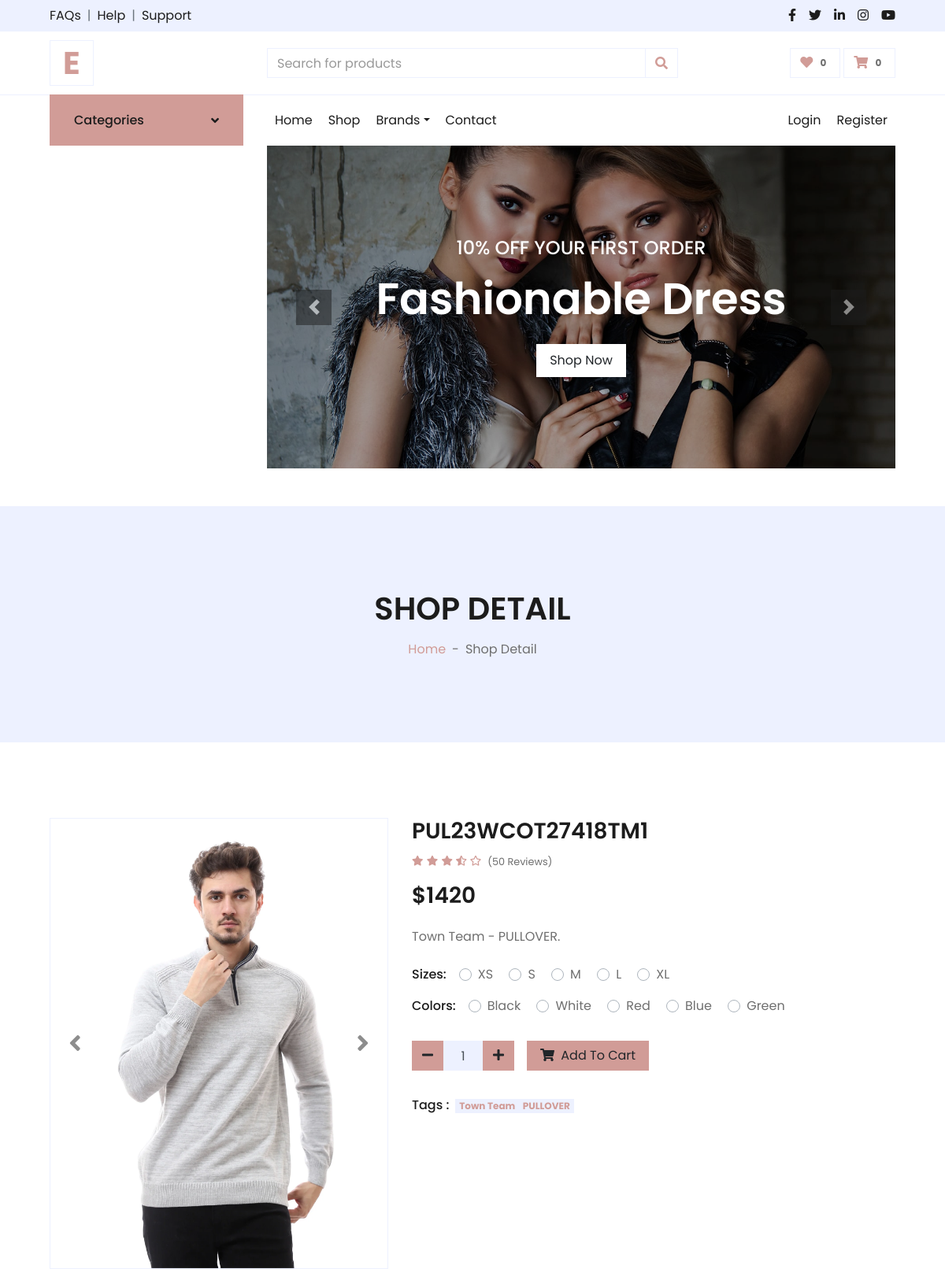
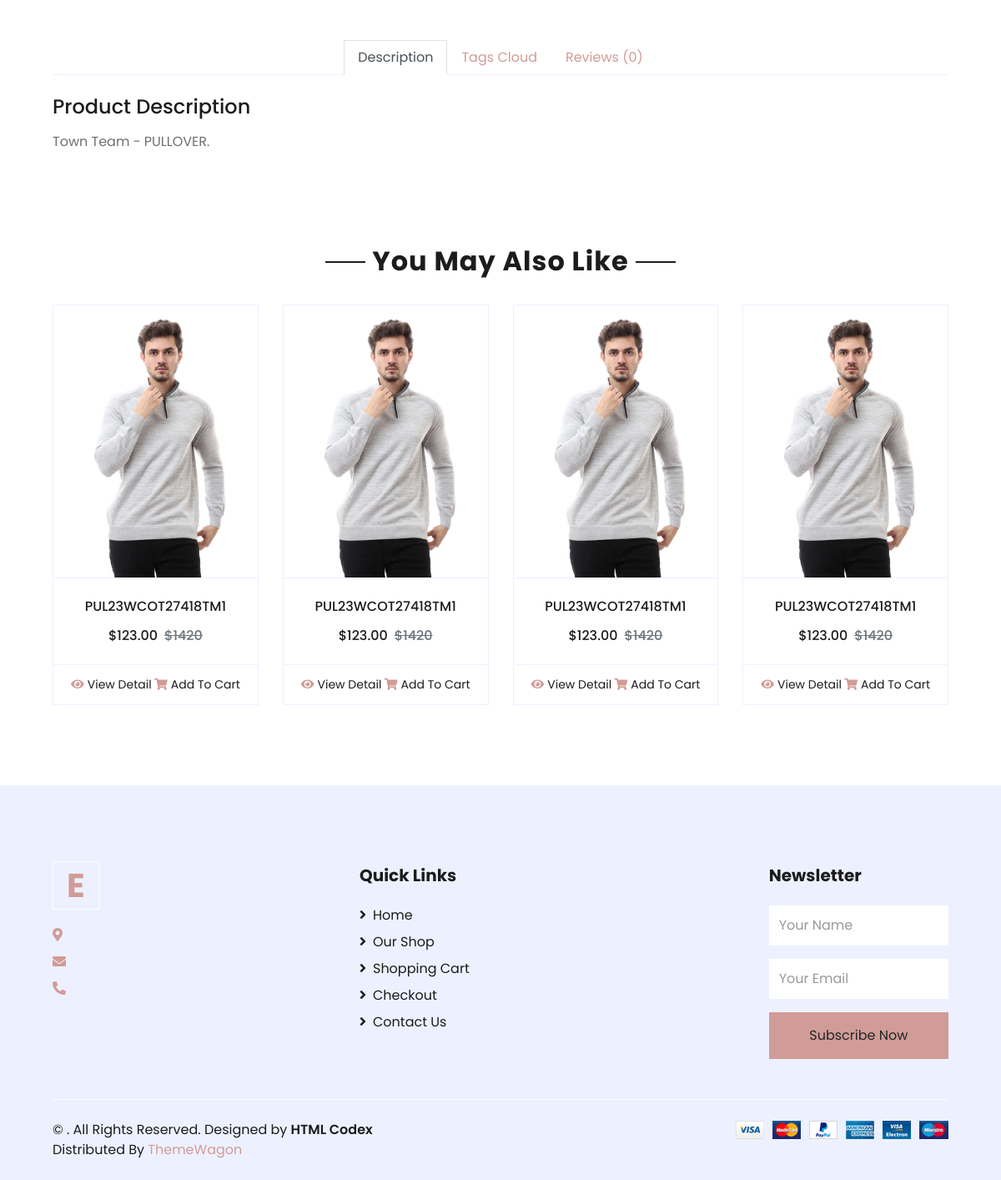
The app's page /products/pul23wcot27418tm1, older data (2 pictures, top to bottom).
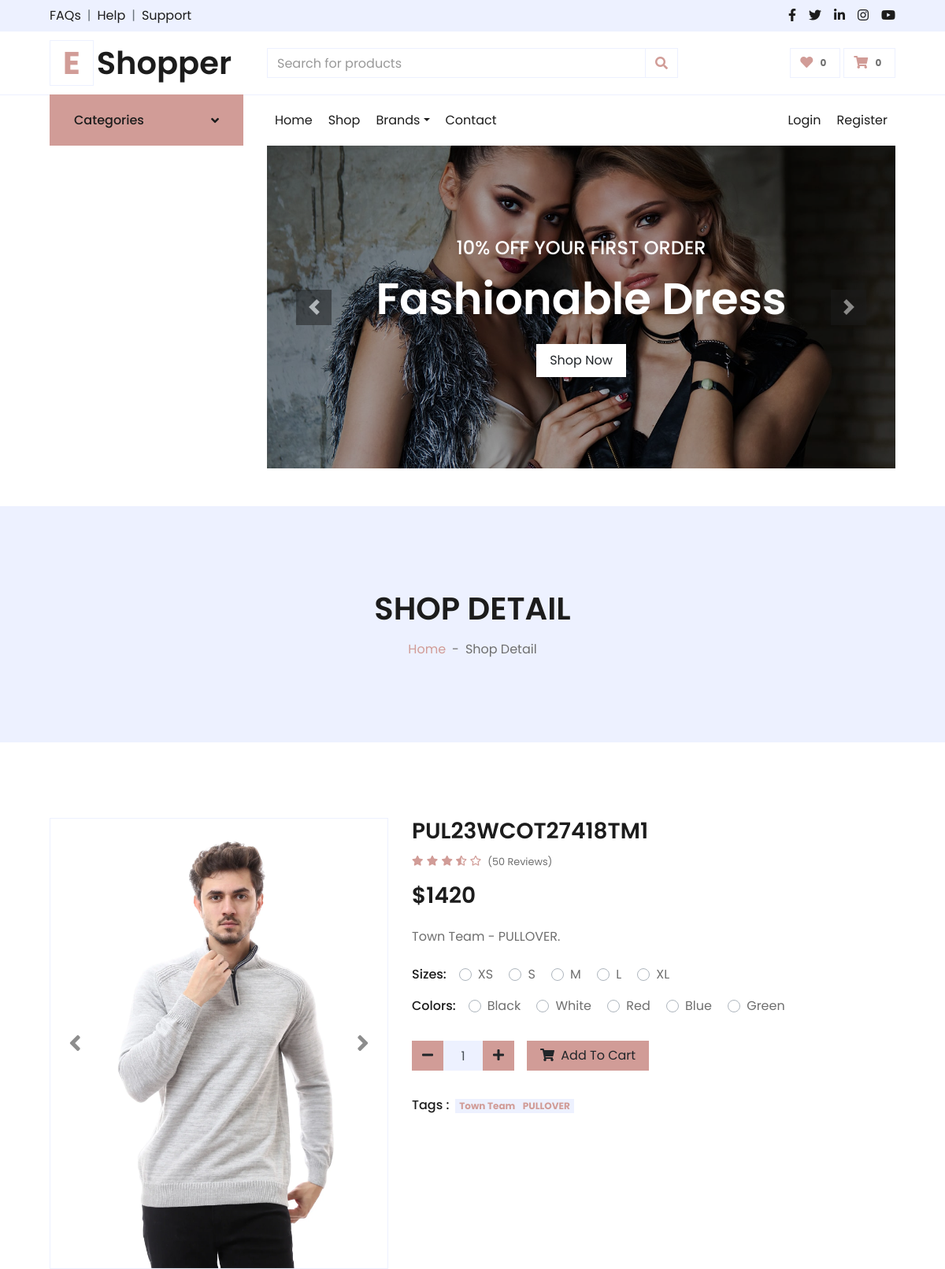
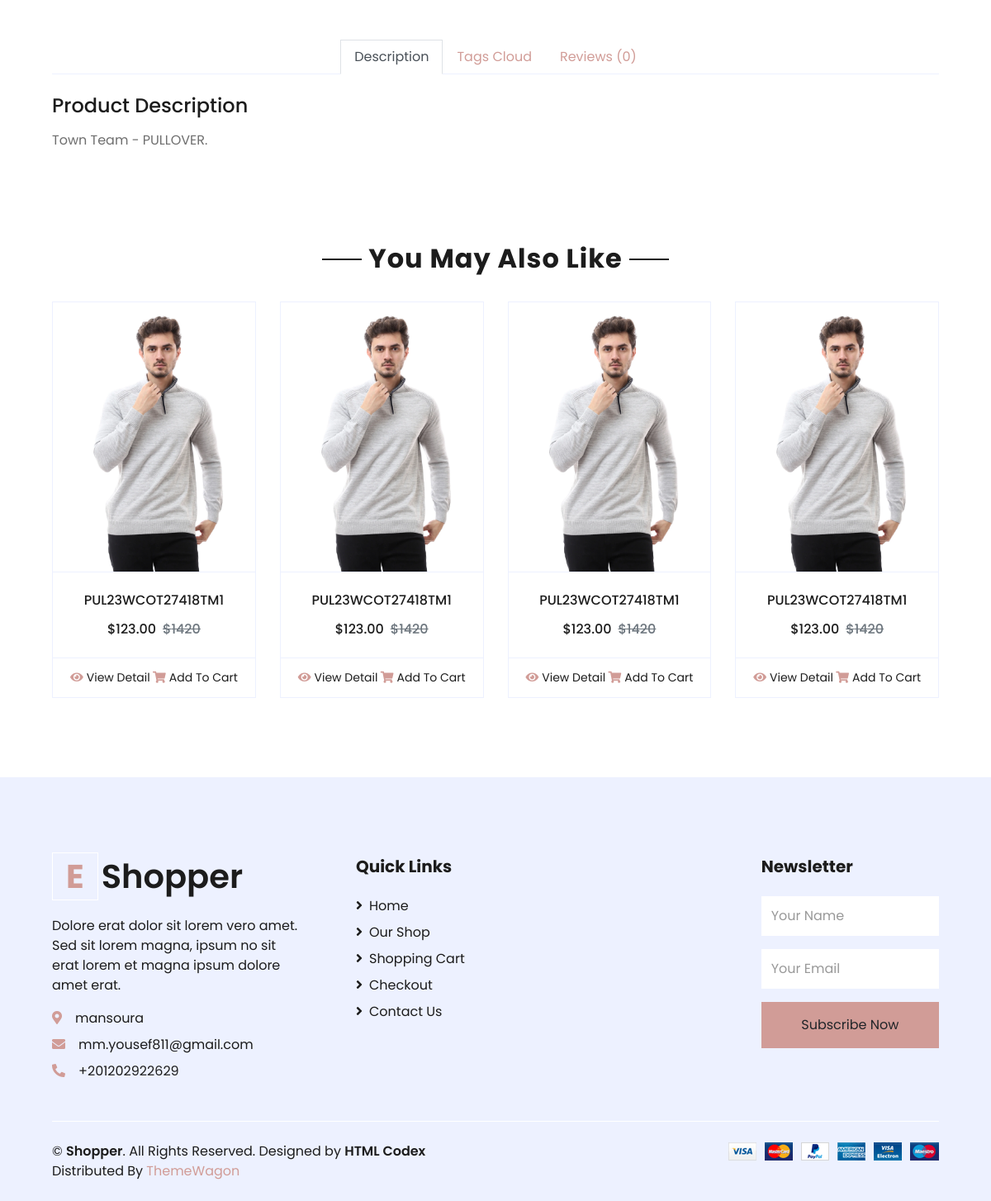
The same page, newer data (2 pictures, top to bottom).
### settings/models.py (models this page shows, shortened)
class Settings(models.Model):
    site_name = models.CharField( max_length=50)
    logo = models.ImageField( upload_to='setting/')
    phone = models.CharField( max_length=30)
    email = models.EmailField( max_length=254)
    description = models.TextField(max_length=1000)
    fb_link = models.URLField( max_length=200)
    twitter_link = models.URLField( max_length=200)
    instagram_link = models.URLField( max_length=200)
    address = models.CharField( max_length=50)
    get_in_touch = models.TextField(max_length=1000)

### products/views.py (the view)
# urls.py: path('<slug:product_slug>', product_detail ,name = 'product_detail'),
def product_detail(request ,product_slug):
    try:
        single_product = Product.objects.get(slug=product_slug)
        single_product.views+=1
        single_product.save()
        related = Product.objects.filter(subcategory=single_product.subcategory)
    except Exception as e:
        raise e
    context = {
        'single_product':single_product,
        'related':related,
    }
    return render(request , 'products/product_detail.html' , context)

### products/models.py (called while the page is built)
    def save(self,*args, **kwargs):
        if not self.slug:
            self.slug=slugify(self.name)
        super(Product,self).save(*args,**kwargs)

    def get_absolute_url(self):
        return reverse("product_detail", args=[self.slug])

    def __str__(self):
        return self.name

    def get_url(self):
        return reverse('product_by_subcategory',args=[self.id])

    def get_url(self):
        return reverse('product_by_brand',args=[self.slug])

    def __str__(self):
        return self.BRDName

### products/product_context.py (called while the page is built)
def category_nav(request):
    categories = Category.objects.all()
    brands = Brand.objects.all()
    context = {
        'categories':categories,
        'brands':brands
    }
    return context

### products/templates/products/product_detail.html (shortened to what the changed rows need)
{% extends "base.html" %}
{% load static %}
{% block body %}
    <div class="container-fluid bg-secondary mb-5">
        <div class="d-flex flex-column align-items-center justify-content-center" style="min-height: 300px">
            <h1 class="font-weight-semi-bold text-uppercase mb-3">Shop Detail</h1>
        </div>
    </div>
    <div class="container-fluid py-5">
        <div class="text-center mb-4">
            <h2 class="section-title px-5"><span class="px-2">You May Also Like</span></h2>
        </div>
    </div>
{% endblock body %}

### templates/base.html (shortened to what the changed rows need)
{% load static %}
<!DOCTYPE HTML>
<html lang="en">
<head>
    <link href="https://cdnjs.cloudflare.com/ajax/libs/font-awesome/5.10.0/css/all.min.css" rel="stylesheet">
    <link href="{% static 'lib/owlcarousel/assets/owl.carousel.min.css'%}" rel="stylesheet">
    <link href="{% static 'css/style.css'%}" rel="stylesheet">
</head>
<body>
    <div class="container-fluid">
        <div class="row align-items-center py-3 px-xl-5">
            <div class="col-lg-3 d-none d-lg-block">
                <a href="/" class="text-decoration-none">
                    <h1 class="m-0 display-5 font-weight-semi-bold"><span
                            class="text-primary font-weight-bold border px-3 mr-1">E</span>{{about_site.site_name}}</h1>
                </a>
            </div>
        </div>
    </div>
    {% block body %}
    {% endblock body %}
    <div class="container-fluid bg-secondary text-dark mt-5 pt-5">
        <div class="row px-xl-5 pt-5">
            <div class="col-lg-4 col-md-12 mb-5 pr-3 pr-xl-5">
                <a href="/" class="text-decoration-none">
                    <h1 class="mb-4 display-5 font-weight-semi-bold"><span
                            class="text-primary font-weight-bold border border-white px-3 mr-1">E</span>{{about_site.site_name}}
                    </h1>
                </a>
                <p>{{about_site.description}}</p>
                <p class="mb-2"><i class="fa fa-map-marker-alt text-primary mr-3"></i>{{about_site.address}}</p>
                <p class="mb-2"><i class="fa fa-envelope text-primary mr-3"></i>{{about_site.email}}</p>
                <p class="mb-0"><i class="fa fa-phone-alt text-primary mr-3"></i>{{about_site.phone}}</p>
            </div>
        </div>
        <div class="row border-top border-light mx-xl-5 py-4">
            <div class="col-md-6 px-xl-0">
                <p class="mb-md-0 text-center text-md-left text-dark">
                    &copy; <a class="text-dark font-weight-semi-bold" href="/">{{about_site.site_name}}</a>. All Rights
                    Reserved.
                    Designed
                    by
                    <a class="text-dark font-weight-semi-bold" href="https://htmlcodex.com">HTML Codex</a><br>
                    Distributed By <a href="https://themewagon.com" target="_blank">ThemeWagon</a>
                </p>
            </div>
        </div>
    </div>
</body>
</html>

Row changes from the older to the newer data that the page shows:
added Settings: site_name "Shopper", description "Dolore erat dolor sit lorem vero amet. Sed sit lorem magna, ipsum no sit erat lorem et magna ipsum dolore amet erat.", address "mansoura", email "mm.yousef811@gmail.com", phone "+201202922629"
